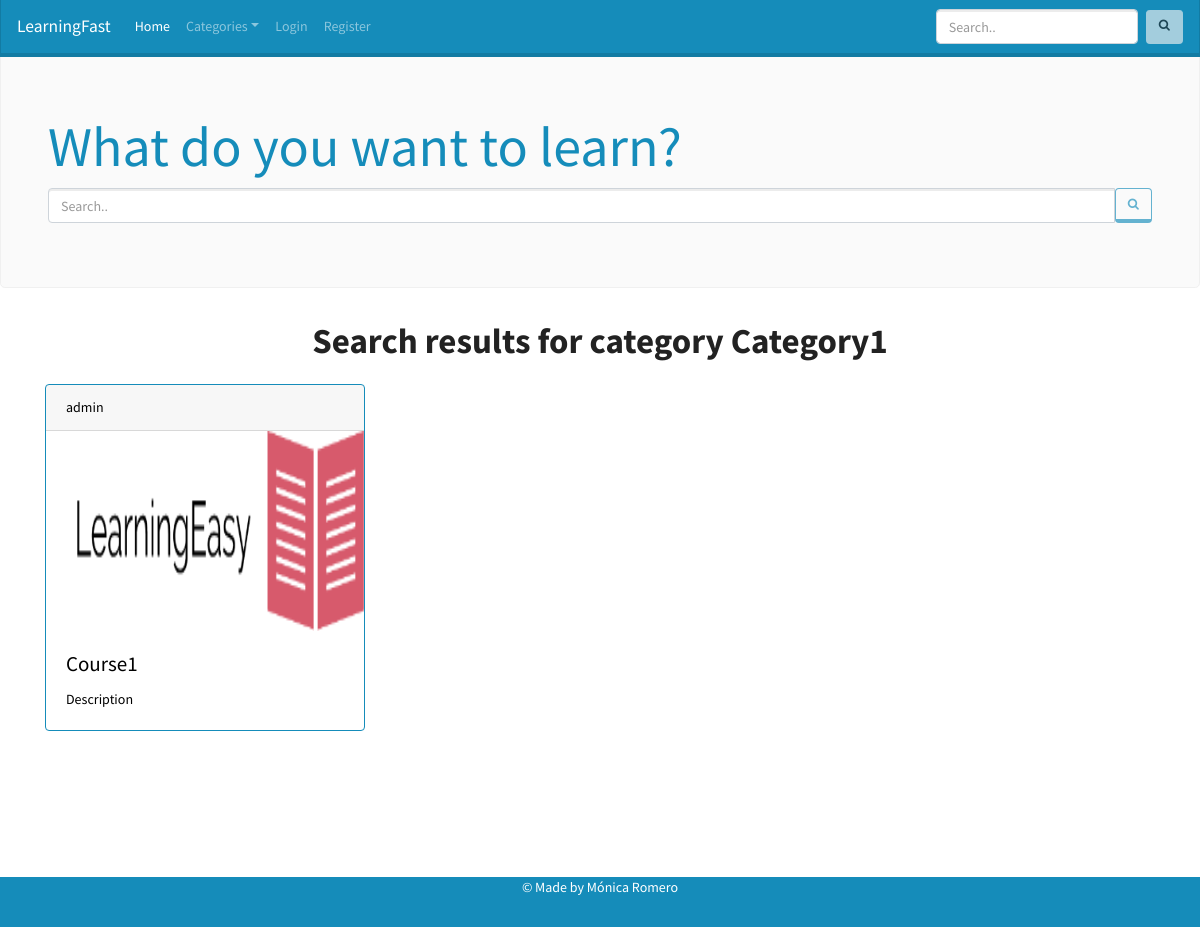
The page /search_category/1 on the database as committed earlier.
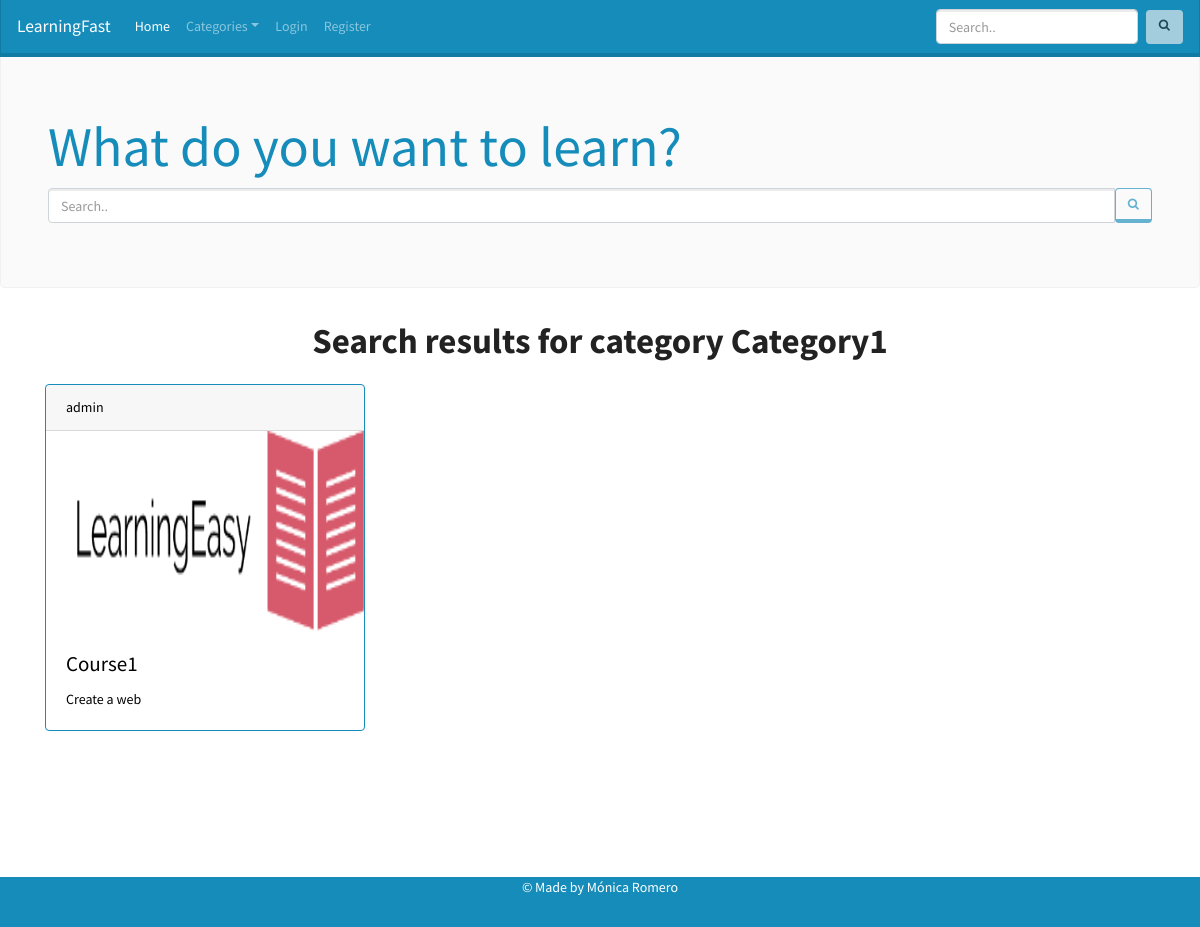
The same page on the database as committed later.
### courses/models.py (models this page shows)
class Course(models.Model):
    name = models.CharField(max_length=64)
    author = models.ForeignKey(
        User, on_delete=models.CASCADE, related_name="course_author")
    duration = models.IntegerField()
    level = models.CharField(max_length=64)
    language = models.CharField(max_length=64)
    image = models.ImageField(upload_to='images/courses/%Y/%m/%d/')
    categories = models.ManyToManyField(
        Category, related_name="course_category")
    description = models.CharField(
        max_length=100, help_text="Write a description")
    content = RichTextUploadingField()

### courses/views.py (the view)
# urls.py: path("search_category/<int:category_id>", views.search_by_category, name="search_category"),
def search_by_category(request, category_id):
    if request.method == "GET":
        try:
            categories = search_categories()
            category = Category.objects.get(pk=category_id)
            courses = Course.objects.filter(categories=category)
            text = f'category {category.name}'
            context = {
                'courses_by_name': courses,
                'text': text,
                'categories': categories
            }
            return render(request, "courses/search.html", context)
        except Category.DoesNotExist:
            return render(request, "courses/error.html", {'error': "Category doesn't exist", })
    render(request, "courses/error.html", {'error': "Method not allowed", })

### courses/views.py (called while the page is built)
def search_categories():
    categories=Category.objects.all()
    return categories

### courses/templates/courses/search.html (shortened to what this page needs)
{% extends 'courses/base.html' %}
{% load static %}
{% block main %}
<div id="wrap">
    <div class="jumbotron">
        <div class="container">
            <h1 class="text-primary display-4"><strong>What do you want to learn?</strong></h1>
            <form class="bar-search" method="POST" action="{% url 'search' %}">
                <div class="input-group">
                    <input class="form-control" type="search" id="input-search" name="search" placeholder="Search..">
                    <button class="btn btn-outline-primary" id="main-search" type="submit"><i class="fa fa-search"></i>
                    </button>
                </div>
            </form>
        </div>
    </div>
    <div id="main">
        <div class="container">
            <h1 class="title"><strong>Search results for {{text}}</strong></h1>
            {% if courses_by_name or courses_by_creator %}
            <div class="row">
                {% for course in courses_by_name %}
                <div class="col-md-4">
                    <a class="course-link" href="{% url 'course' course.id %}">
                        <div class="card border-primary mb-3 card-category" style="max-width: 20rem;">
                            <div class="card-header">{{course.author}}</div>
                            <img style="height: 200px; width: 100%; display: block;" src="{{course.image.url}}"
                                alt="Card image">
                            <div class="card-body">
                                <h4 class="card-title">{{course.name}}</h4>
                                <p class="card-text">{{course.description}}</p>
                            </div>
                        </div>
                    </a>
                </div>
                {% endfor %}
                {% else %}
                <div style="text-align: center;" class="alert alert-dismissible alert-warning">
                    <h4 class="alert-heading">There is no result for your search!</h4>
                    <p class="mb-0">Please do another search</p>
                </div>
                {% endif %}
            </div>
        </div>
    </div>
</div>
{% endblock %}

Rows that differ between the two databases and show on the page:
changed Course "Course1": description "Description" → "Create a web"
